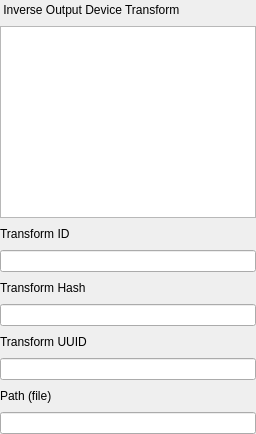
                  <widget class="QWidget" name="tab_58">
                   <property name="sizePolicy">
                    <sizepolicy hsizetype="Preferred" vsizetype="Preferred">
                     <horstretch>0</horstretch>
                     <verstretch>0</verstretch>
                    </sizepolicy>
                   </property>
                   <attribute name="title">
                    <string>IODT</string>
                   </attribute>
                   <layout class="QVBoxLayout" name="verticalLayout_73">
                    <property name="leftMargin">
                     <number>0</number>
                    </property>
                    <property name="topMargin">
                     <number>0</number>
                    </property>
                    <property name="rightMargin">
                     <number>0</number>
                    </property>
                    <property name="bottomMargin">
                     <number>0</number>
                    </property>
                    <item>
                     <layout class="QHBoxLayout" name="horizontalLayout_371">
                      <item>
                       <widget class="QLabel" name="label_451">
                        <property name="text">
                         <string> Inverse Output Device Transform</string>
                        </property>
                       </widget>
                      </item>
                      <item>
                       <spacer name="horizontalSpacer_366">
                        <property name="orientation">
                         <enum>Qt::Horizontal</enum>
                        </property>
                        <property name="sizeHint" stdset="0">
                         <size>
                          <width>40</width>
                          <height>20</height>
                         </size>
                        </property>
                       </spacer>
                      </item>
                     </layout>
                    </item>
                    <item>
                     <widget class="QTextEdit" name="textEdit_64">
                      <property name="sizePolicy">
                       <sizepolicy hsizetype="Expanding" vsizetype="Minimum">
                        <horstretch>0</horstretch>
                        <verstretch>0</verstretch>
                       </sizepolicy>
                      </property>
                      <property name="minimumSize">
                       <size>
                        <width>0</width>
                        <height>40</height>
                       </size>
                      </property>
                     </widget>
                    </item>
                    <item>
                     <layout class="QHBoxLayout" name="horizontalLayout_372">
                      <item>
                       <widget class="QLabel" name="label_452">
                        <property name="text">
                         <string>Transform ID</string>
                        </property>
                       </widget>
                      </item>
                      <item>
                       <spacer name="horizontalSpacer_367">
                        <property name="orientation">
                         <enum>Qt::Horizontal</enum>
                        </property>
                        <property name="sizeHint" stdset="0">
                         <size>
                          <width>40</width>
                          <height>20</height>
                         </size>
                        </property>
                       </spacer>
                      </item>
                     </layout>
                    </item>
                    <item>
                     <widget class="QLineEdit" name="lineEdit_353"/>
                    </item>
                    <item>
                     <layout class="QHBoxLayout" name="horizontalLayout_373">
                      <item>
                       <widget class="QLabel" name="label_453">
                        <property name="text">
                         <string>Transform Hash</string>
                        </property>
                       </widget>
                      </item>
                      <item>
                       <spacer name="horizontalSpacer_368">
                        <property name="orientation">
                         <enum>Qt::Horizontal</enum>
                        </property>
                        <property name="sizeHint" stdset="0">
                         <size>
                          <width>40</width>
                          <height>20</height>
                         </size>
                        </property>
                       </spacer>
                      </item>
                     </layout>
                    </item>
                    <item>
                     <widget class="QLineEdit" name="lineEdit_354"/>
                    </item>
                    <item>
                     <layout class="QHBoxLayout" name="horizontalLayout_374">
                      <item>
                       <widget class="QLabel" name="label_454">
                        <property name="text">
                         <string>Transform UUID</string>
                        </property>
                       </widget>
                      </item>
                      <item>
                       <spacer name="horizontalSpacer_369">
                        <property name="orientation">
                         <enum>Qt::Horizontal</enum>
                        </property>
                        <property name="sizeHint" stdset="0">
                         <size>
                          <width>40</width>
                          <height>20</height>
                         </size>
                        </property>
                       </spacer>
                      </item>
                     </layout>
                    </item>
                    <item>
                     <widget class="QLineEdit" name="lineEdit_355"/>
                    </item>
                    <item>
                     <layout class="QHBoxLayout" name="horizontalLayout_375">
                      <item>
                       <widget class="QLabel" name="label_455">
                        <property name="text">
                         <string>Path (file)</string>
                        </property>
                       </widget>
                      </item>
                      <item>
                       <spacer name="horizontalSpacer_370">
                        <property name="orientation">
                         <enum>Qt::Horizontal</enum>
                        </property>
                        <property name="sizeHint" stdset="0">
                         <size>
                          <width>40</width>
                          <height>20</height>
                         </size>
                        </property>
                       </spacer>
                      </item>
                     </layout>
                    </item>
                    <item>
                     <widget class="QLineEdit" name="lineEdit_356"/>
                    </item>
                   </layout>
                  </widget>
